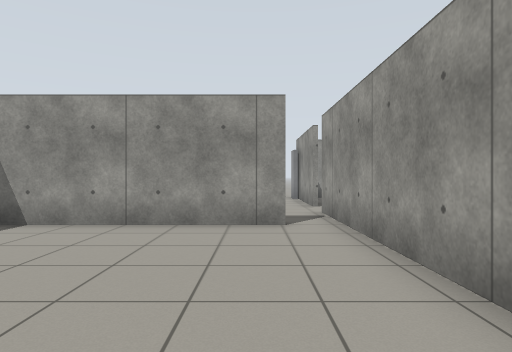
View 1 (above)

17 first-person views from a walk through a Gazebo world. The camera is 0.94 m above the floor, looks level and sees 75° across. The floor is counted in squares, 1 m on a side. Each view is taken from the middle of a square. On the plan, view 1 faces up. The plan holds only what a view shows up to about 12 squares ahead; the rest is blank.

View 2
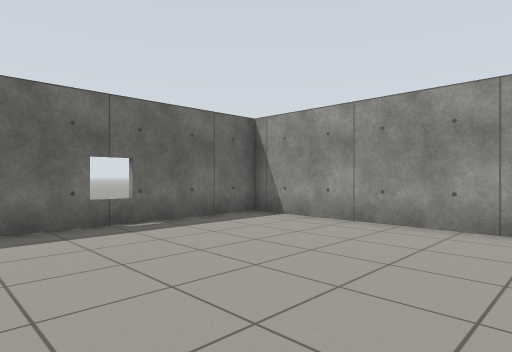

View 3
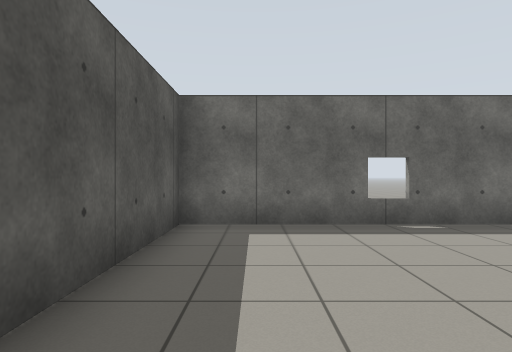

View 4
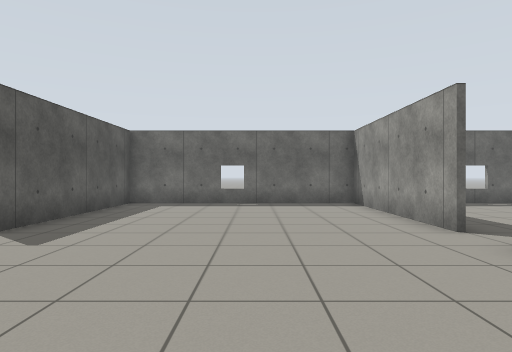

View 5
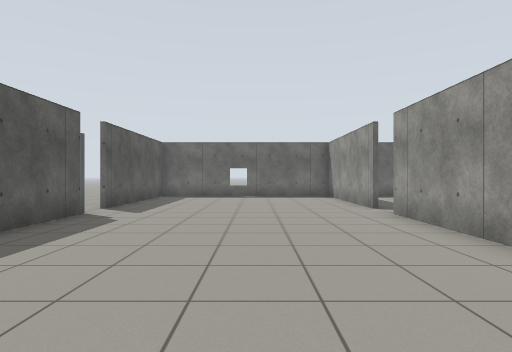

View 6
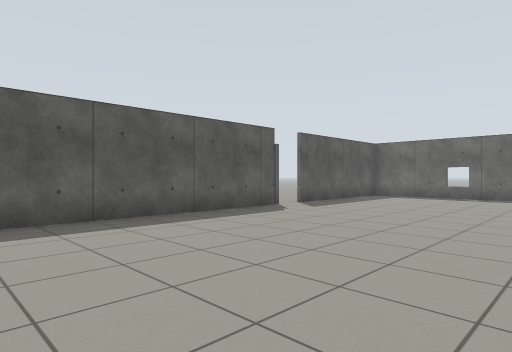

View 7
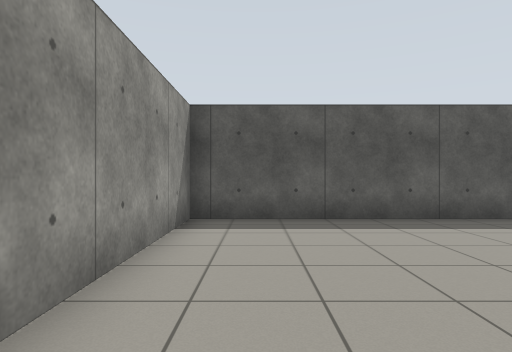

View 8
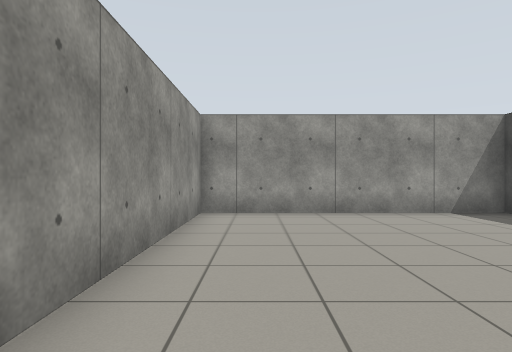

View 9
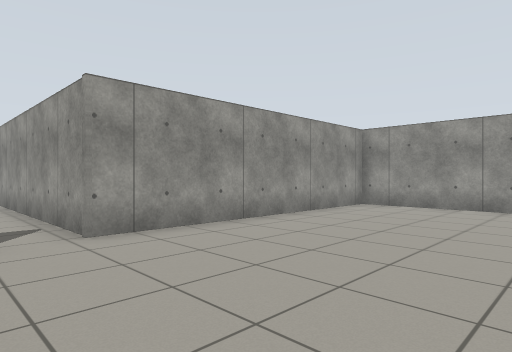

View 10
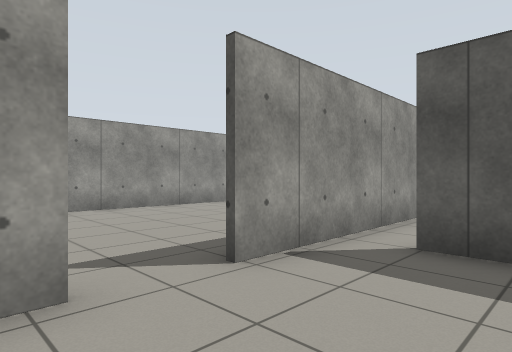

View 11
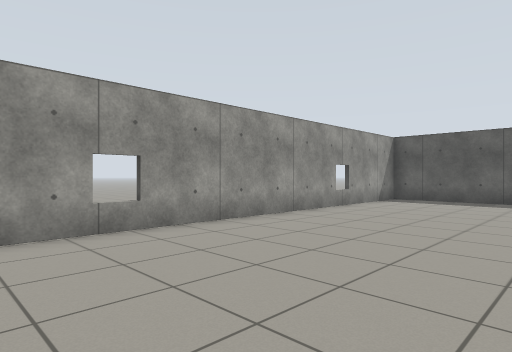

View 12
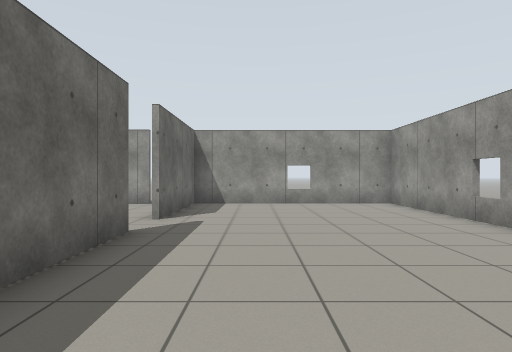

View 13
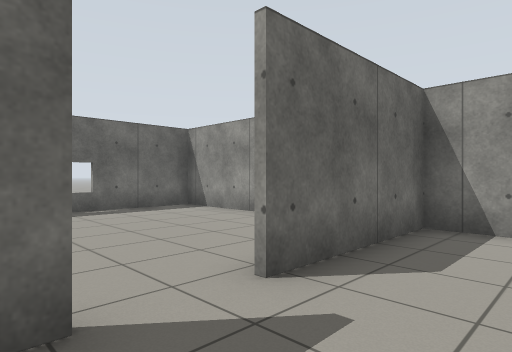

View 14
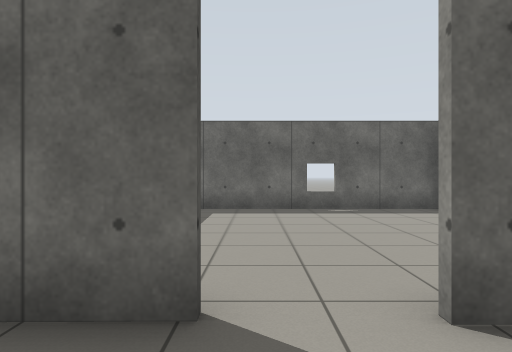

View 15
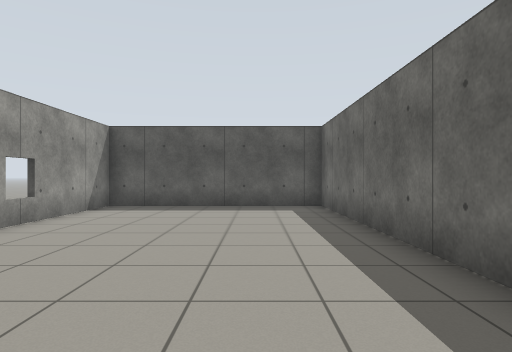

View 16
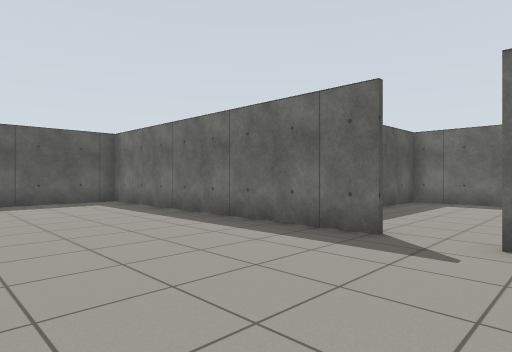

View 17
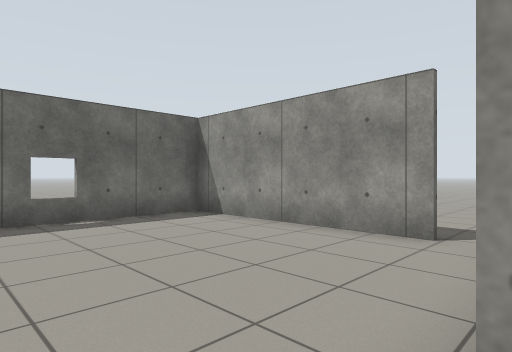

### Floor plan
Points are (right, up) in squares from view 1. A wall is a line through its corners. A room is listed if a view was taken in it or the views show most of it. See-through windows are left out.
Room 1 (views 1, 2, 3)
walls: (0.6, 6.4) (-5.4, 6.4) (-5.4, -1.5) (-0.9, -1.5); (1.8, -0.6) (1.7, 6.6)
ways out: opening at (1, -1) to room 2; opening at (1, 7) to room 3
Room 2 (views 4, 5, 6, 7, 8, 9)
walls: (0.5, -1.6) (-5.4, -1.6) (-5.4, -9.3) (0.4, -9.3); (1.7, -9.3) (10.4, -9.3) (10.4, -1.6) (1.8, -1.6) (1.8, -0.6)
ways out: opening at (1, -1) to room 1; opening at (1, -9)
Room 3 (view 10)
walls: (1.7, 10.1) (1.7, 11.9); (-0.5, 6.5) (0.6, 6.5); (1.7, 6.6) (1.7, 8.6); (0.5, 14.2) (-5.4, 14.2) (-5.4, 6.5) (-2.9, 6.5)
ways out: opening at (1, 7) to room 1; opening at (2, 9.5) to room 4; opening at (1, 14)
Room 4 (views 11, 12, 13, 14, 15, 16, 17)
walls: (1.8, 8.7) (1.9, -1.5) (8.6, -1.5) (8.6, 14.2) (2.5, 14.2); (1.8, 13.4) (1.8, 10.2)
ways out: opening at (2, 9.5) to room 3

Positions as (right, up) in squares from view 1, and headings:
1: (0, 0), facing up
2: (1, 0), facing up-left
3: (1, 0), facing left
4: (6, -5), facing left
5: (10, -5), facing left
6: (10, -2), facing down-left
7: (9, -2), facing down
8: (2, -3), facing right
9: (0, -7), facing up-right
10: (-1, 11), facing down-right
11: (3, 12), facing down-right
12: (4, 3), facing up
13: (4, 8), facing up-left
14: (4, 9), facing left
15: (4, 9), facing down
16: (7, 11), facing down-left
17: (2, 9), facing up-left
